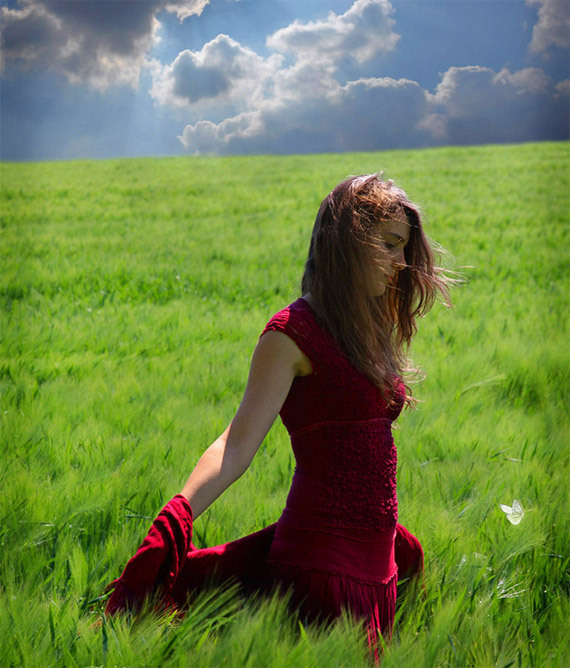
#> input picture Transformations/R.jfif, 570 x 668 px
$ python tranformations.py
#> lines starting #> are read from the running program, lines starting #| are printed output that depends on the picture
# -*- coding: utf-8 -*-
"""
Created on Thu Mar 30 16:44:51 2023

@author: Bassel
"""
import cv2
import numpy as np
import os

def decorator(fun):
    name=fun.__name__
    par_dir=os.getcwd()
    path=os.path.join(par_dir,name)
    try:
        os.mkdir(path)
    except OSError as error:
        pass
    def wrapper(inp="R.jfif", *out_names):

        if out_names==tuple():
            out_names=[name]
        I=cv2.imread(inp)
        rows , cols = I. shape [0:2]
        out= fun(I, cols, rows)
        cv2.imshow("org", I)
        for i in range(len(out)):
            cv2.imshow(out_names[i], out[i])
            path_write=os.path.join(path,out_names[i])
            cv2.imwrite(path_write+'.jpg',out[i])
        cv2.waitKey(0)
        cv2.destroyAllWindows()
    return wrapper

@decorator
def sinusoid(I, cols, rows):
    u, v = np. meshgrid (np. arange ( cols ), np. arange ( rows ))
    u = u + 20 * np.sin (2 * np.pi * v / 90)
    I_sinusoid = cv2 . remap (I, u. astype (np. float32 ), v. astype (np. float32 ), cv2. INTER_LINEAR )
    return [I_sinusoid]

@decorator
def shift(I, cols, rows):
    T = np. float32 ([[1 , 0, 50] , [0, 1, 100]])
    I_shift = cv2. warpAffine (I, T, (cols+100 , rows+200 ))
    I_new=I_shift[100:,50:]
    return [I_shift]

# [80 lines left out: functions rotate, stretch, projection, barrel, poly, stitching, not called in this run]


sinusoid()
#> in wrapper, I is the input picture: shape (668, 570, 3); mean B, G, R 70.1, 126.8, 107.5
#> in sinusoid, `I_sinusoid = cv2 . remap (I, u. astype (np. float32 ), v. astype (np. ..`:
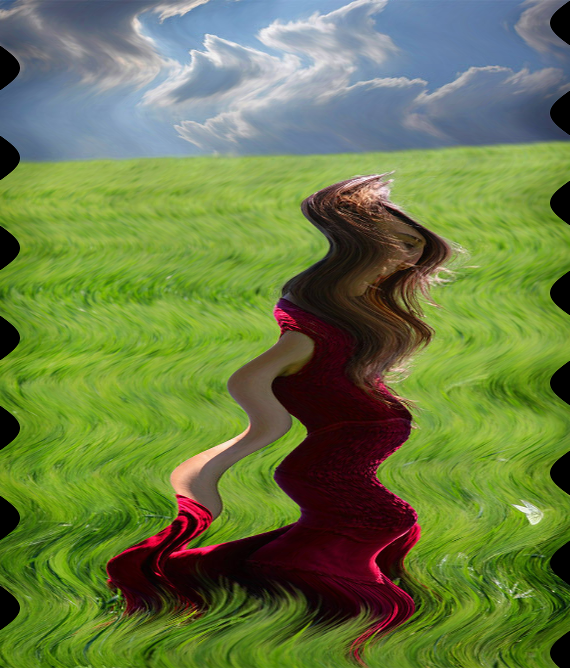
#> I_sinusoid: shape (668, 570, 3); mean B, G, R 69, 124, 105.5
#> in wrapper, `out= fun(I, cols, rows)`: out = 1 item
#> the loop in wrapper, `for i in range(len(out)):` made 1 pass

shift()
#> in shift, `I_shift = cv2. warpAffine (I, T, (cols+100 , rows+200 ))`:
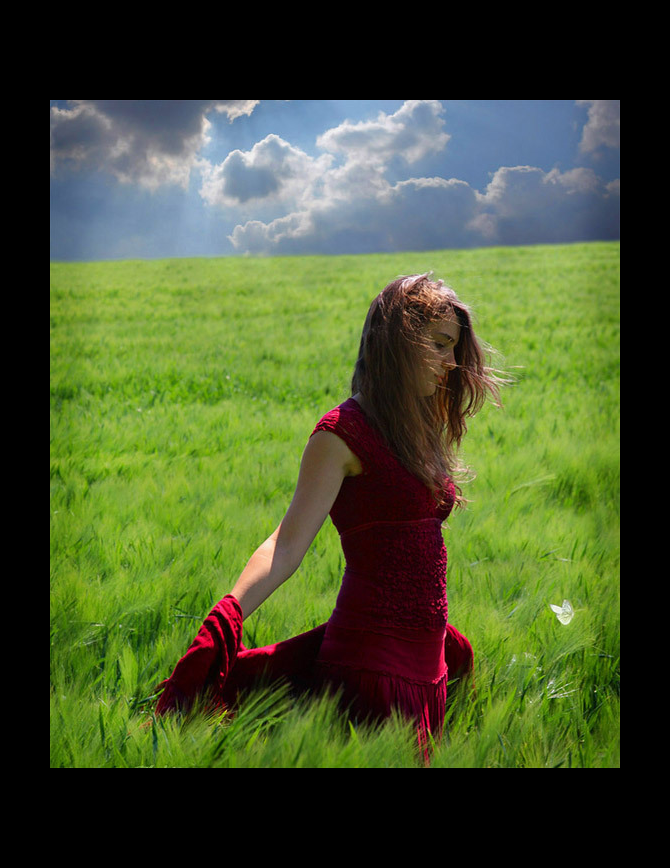
#> I_shift: shape (868, 670, 3); mean B, G, R 45.9, 83, 70.4
#> in shift, `I_new=I_shift[100:,50:]`:
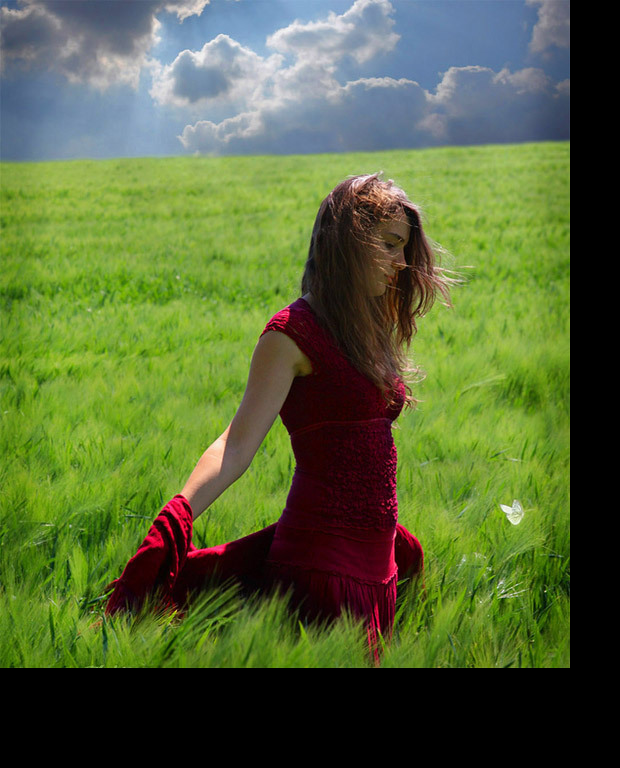
#> I_new: shape (768, 620, 3); mean B, G, R 56, 101.4, 85.9
#> the loop in wrapper (call 2), `for i in range(len(out)):` made 1 pass

rotate("coins.jpg")
#> (the run stopped early here; a loop or call above may not have finished)
